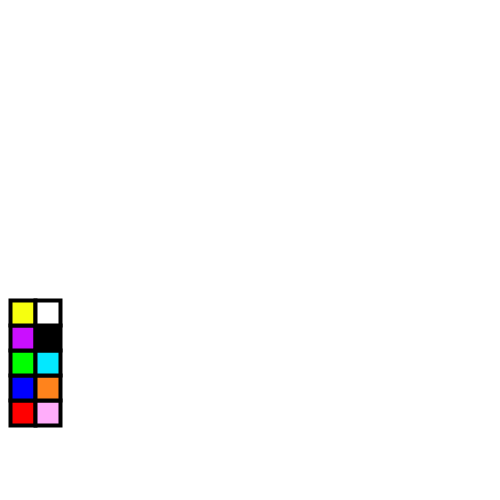
Frame 1 (no input)
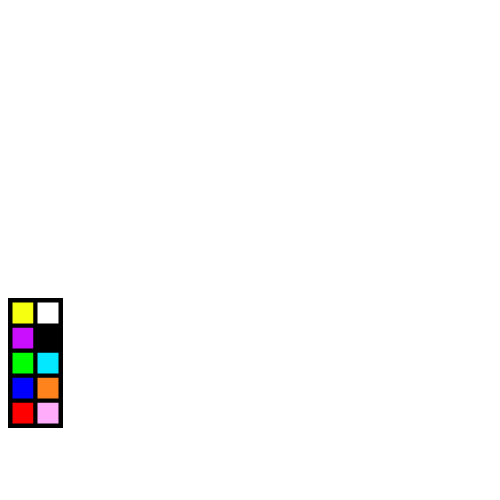
Frame 60 (the mouse pressed at the canvas centre just before this capture)
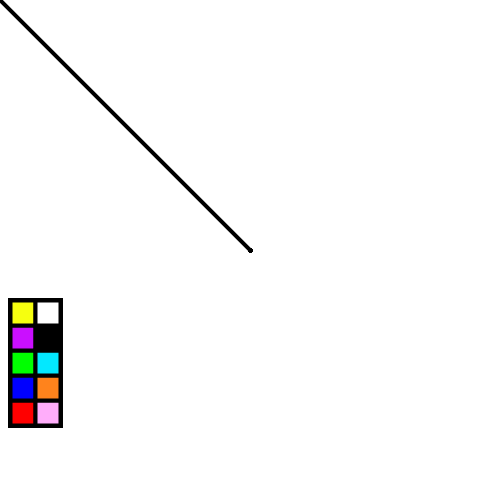
Frame 120 (the mouse held since frame 60 and released just before this capture)

The Processing sketch that drew these frames (run headless with seeded random() and noise(); from frame 60 on, the mouse is pressed at the canvas centre):

// Processing sketch: processing_105053
// ── processing_105053.pde

color red = color(255,0,0);
  color blue = color(0,0,255);
  color green = color(0,255,0);
  color yellow = color(246,255,15);
  color purple = color(202,15,255);
  color pink = color(255,173,250);
  color orange = color(255,131,28);
  color aqua = color(3,232,255);
  color black = color(0);
  color white = color(255,255,255);



  void setup(){
  size(500,500);
  background(255,255,255);
}

  void draw(){
  strokeWeight(4);
  
 
  fill(red );
  rect(10, 400, 25, 25 );
  
  fill(blue );
  rect(10, 375, 25, 25 );
  
  fill(green);
  rect(10, 350, 25, 25);
  
  fill(purple);
  rect(10, 325, 25, 25);
  
  fill(yellow);
  rect(10, 300, 25, 25);
  
  fill(pink);
  rect(35,400,25,25);
  
  fill(orange);
  rect(35,375,25,25);
  
  fill(aqua);
  rect(35,350,25,25);
  
  fill(black);
  rect(35,325,25,25);
  
  fill(white);
  rect(35,300,25,25);
  

if(mousePressed) {
    if(mouseX > 10 && mouseX < 35){
      if(mouseY >400 && mouseY < 425){
        stroke(red);
      }
    
      if(mouseY >375 && mouseY < 400){
        
        stroke(blue);
      }
      
      if(mouseY >350 && mouseY < 375){
        stroke(green);
      }
      if(mouseY>325 && mouseY<350){
        stroke(purple);
      }
      if(mouseY>300 && mouseY<325){
        stroke(yellow);
      }
      if(mouseY>135 && mouseY<160){
        stroke(yellow);
 }
 }
 }
 
 if(mousePressed) {
    if(mouseX > 35 && mouseX < 60){
      if(mouseY >400 && mouseY < 425){
        stroke(pink);
 }
   if(mouseY >375 && mouseY < 400){
        stroke(orange);
   }
     if(mouseY >350 && mouseY < 375){
        stroke(aqua);
      }
        if(mouseY >325 && mouseY < 350){
        stroke(black);
      }
        if(mouseY >300 && mouseY < 325){
        stroke(white);
}
}
}
if (mousePressed){
  line(pmouseX,pmouseY,mouseX,mouseY);
}
}
